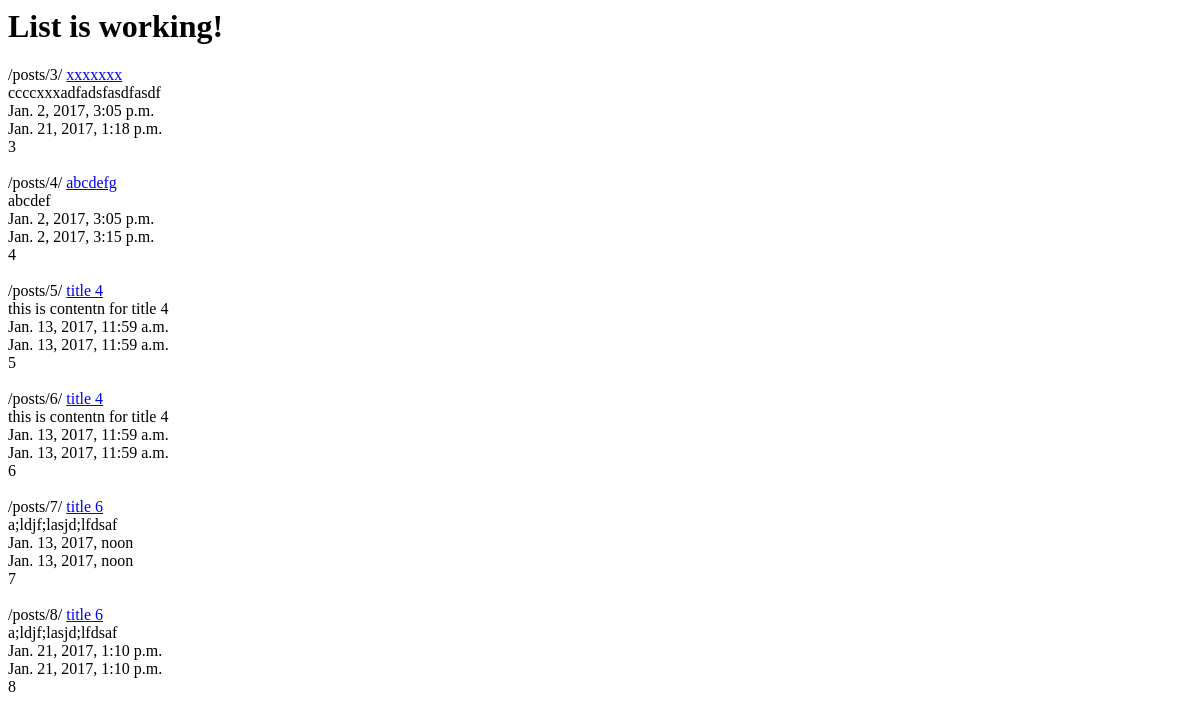
/posts/, run on an earlier commit of the app's database.
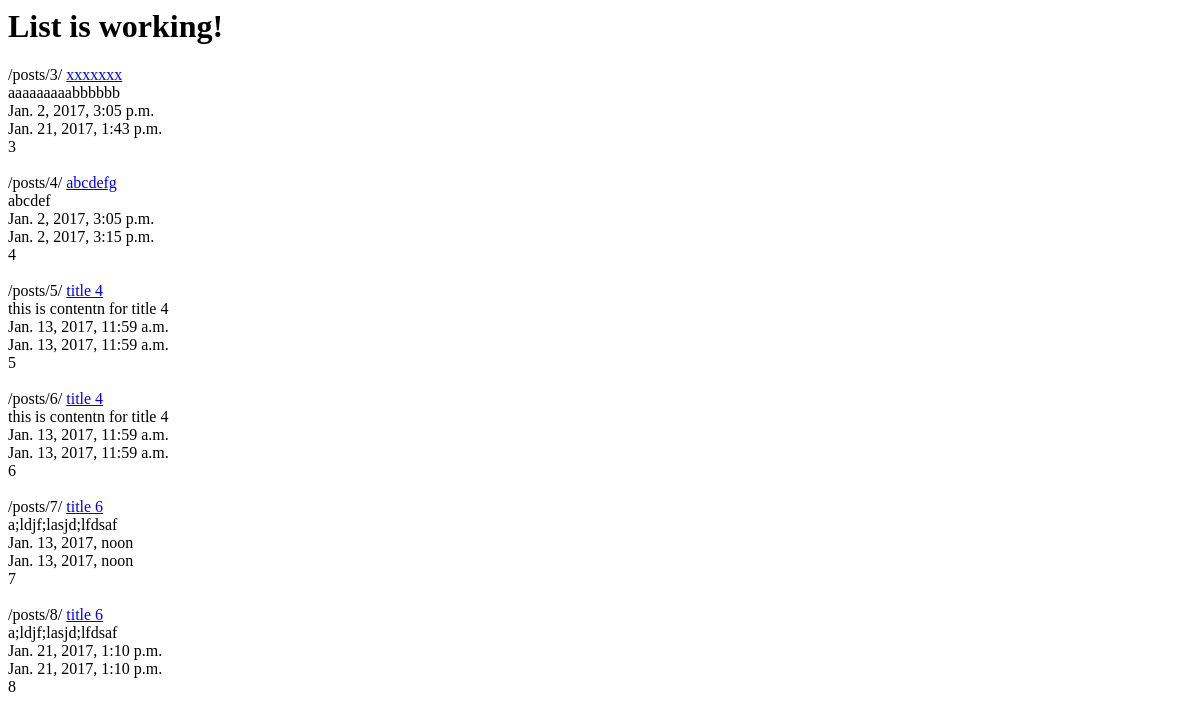
And on a later commit of the database.
### posts/models.py (models this page shows, shortened)
class Post(models.Model):
    title = models.CharField(max_length=120)
    content = models.TextField()
    updated = models.DateTimeField(auto_now=True, auto_now_add=False)
    timestamp = models.DateTimeField(auto_now=False, auto_now_add=True)
    def get_absolute_url(self):
        return reverse("posts:detail", kwargs={"id": self.id})

### posts/views.py (the view)
def post_list(request):
    queryset = Post.objects.all()
    context = {
        "object_list": queryset,
        "title": "List"
    }
    return render(request, 'post_list.html', context)

### templates/post_list.html
{% extends "base.html" %}
{% block content %}
<h1>{{ title }} is working!</h1>
{% for obj in object_list %}
    {% url 'posts:detail' id=obj.id %}
    <a href="{{obj.get_absolute_url}}">{{obj.title}}</a><br/>
    {{obj.content}}<br/>
    {{obj.timestamp}}<br/>
    {{obj.updated}}<br/>
    {{obj.id}}<br/>
    <br/>
{% endfor %}
{% endblock content %}

What changed in the data, as far as the page shows it:
changed Post "/posts/3/": content "ccccxxxadfadsfasdfasdf" → "aaaaaaaaabbbbbb"; updated "Jan. 21, 2017, 1:18 p.m." → "Jan. 21, 2017, 1:43 p.m."
